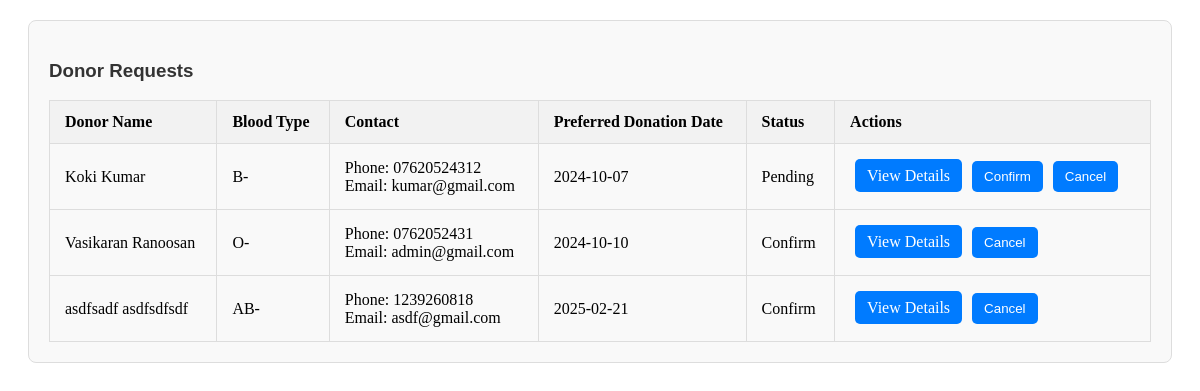
The app's page /manage_donor_requests.php (signed in) with its own data.
### tables this page shows
CREATE TABLE `donors` (
  `donor_id` int(11) NOT NULL,
  `normal_user_id` int(11) NOT NULL,
  `donor_name` varchar(255) NOT NULL,
  `donor_nic` varchar(20) NOT NULL,
  `donor_phone` varchar(15) NOT NULL,
  `donor_email` varchar(255) NOT NULL,
  `blood_type` varchar(5) NOT NULL,
  `gender` enum('Male','Female') NOT NULL,
  `weight` decimal(5,2) NOT NULL,
  `health_conditions` text DEFAULT NULL,
  `medications` text DEFAULT NULL,
  `last_donation_date` date DEFAULT NULL,
  `emergency_contact` varchar(255) NOT NULL,
  `emergency_relationship` varchar(100) NOT NULL,
  `emergency_phone` varchar(15) NOT NULL,
  `preferred_donation_date` date NOT NULL,
  `district` varchar(100) NOT NULL,
  `hospital` varchar(255) NOT NULL,
  `donation_req_status` enum('pending','cancelled','confirm') DEFAULT 'pending',
  `created_at` timestamp NOT NULL DEFAULT current_timestamp(),
  `donate_update` enum('donated','not donated') DEFAULT 'not donated',
  `donor_type` enum('donor') DEFAULT 'donor'
);

### manage_donor_requests.php (the view, shortened to what this page needs)
<?php
$hospitalId = $_SESSION['user_id'];
include 'db.php';
$query = "SELECT * FROM donors WHERE hospital = '$hospitalId' ORDER BY created_at DESC";
if ($result = $conn->query($query)) {
    if ($result->num_rows > 0) {
        echo '
        <div class="donors-requests-list">
            <h3>Donor Requests</h3>
            <table>
                <tr>
                    <th>Donor Name</th>
                    <th>Blood Type</th>
                    <th>Contact</th>
                    <th>Preferred Donation Date</th>
                    <th>Status</th>
                    <th>Actions</th>
                </tr>';
        while ($row = $result->fetch_assoc()) {
            $status = htmlspecialchars($row['donation_req_status']);
            $statusDisplay = ucfirst($status);
            echo '
                <tr>
                    <td>' . htmlspecialchars($row['donor_name']) . '</td>
                    <td>' . htmlspecialchars($row['blood_type']) . '</td>
                    <td>Phone: ' . htmlspecialchars($row['donor_phone']) . '<br>Email: ' . htmlspecialchars($row['donor_email']) . '</td>
                    <td>' . htmlspecialchars($row['preferred_donation_date']) . '</td>
                    <td>' . $statusDisplay . '</td>
                    <td>
                        <a href="donor_details.php?donor_id=' . $row['donor_id'] . '" class="action-button">View Details</a>';
            if ($status !== 'confirm') {
                echo '<button class="action-button" onclick="updateStatus(' . $row['donor_id'] . ', \'confirm\')">Confirm</button>';
            }
            if ($status !== 'cancelled') {
                echo '<button class="action-button" onclick="updateStatus(' . $row['donor_id'] . ', \'cancelled\')">Cancel</button>';
            }
            echo '</td>
                </tr>';
        }
        echo '
            </table>
        </div>';
    } else {
        echo "<h2>No donor requests found.</h2>";
    }
} else {
    echo "Error: " . $conn->error;
}
?>

### manage_donor_requests.php (style rules this page uses)
.donors-requests-list { margin: 20px; padding: 20px; border: 1px solid #ddd; border-radius: 8px; background-color: #f9f9f9; }
h3 { color: #333; font-family: Arial, sans-serif; }
table { width: 100%; border-collapse: collapse; }
th, td { padding: 12px 15px; border: 1px solid #ddd; text-align: left; }
th { background-color: #f2f2f2; }
.action-button { background-color: #007bff; color: white; border: none; padding: 8px 12px; border-radius: 5px; cursor: pointer; transition: background-color 0.3s; margin: 5px; text-decoration: none; }

### records on screen
donors: donor_name "Koki Kumar", blood_type "B-", donor_phone "07620524312", donor_email "kumar@gmail.com", preferred_donation_date "2024-10-07", donation_req_status "Pending"
donors: donor_name "Vasikaran Ranoosan", blood_type "O-", donor_phone "0762052431", donor_email "admin@gmail.com", preferred_donation_date "2024-10-10", donation_req_status "Confirm"
donors: donor_name "asdfsadf asdfsdfsdf", blood_type "AB-", donor_phone "1239260818", donor_email "asdf@gmail.com", preferred_donation_date "2025-02-21", donation_req_status "Confirm"
